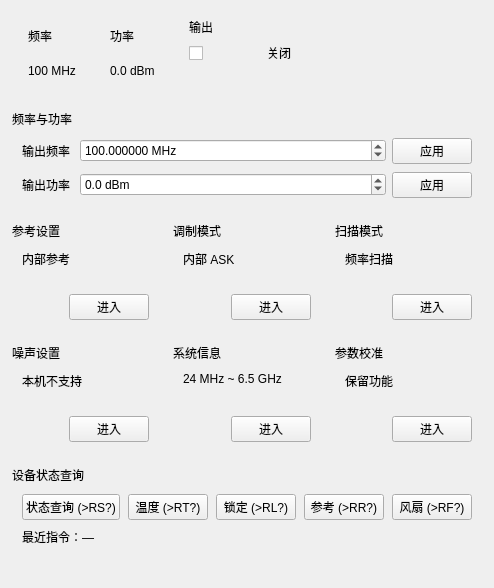
<?xml version='1.0' encoding='utf-8'?>
<ui version="4.0">
 <class>HomePage</class>
 <widget class="QWidget" name="HomePage">
  <property name="pageRoot" stdset="0">
   <bool>true</bool>
  </property>
  <layout class="QVBoxLayout" name="homePageLayout">
   <property name="spacing">
    <number>10</number>
   </property>
   <property name="leftMargin">
    <number>10</number>
   </property>
   <property name="topMargin">
    <number>10</number>
   </property>
   <property name="rightMargin">
    <number>10</number>
   </property>
   <property name="bottomMargin">
    <number>10</number>
   </property>
   <item>
    <widget class="QWidget" name="ParamStrip">
     <layout class="QHBoxLayout" name="paramStripLayout">
      <property name="spacing">
       <number>2</number>
      </property>
      <property name="leftMargin">
       <number>2</number>
      </property>
      <property name="topMargin">
       <number>2</number>
      </property>
      <property name="rightMargin">
       <number>2</number>
      </property>
      <property name="bottomMargin">
       <number>2</number>
      </property>
      <item>
       <widget class="QWidget" name="frequencyCell">
        <layout class="QVBoxLayout" name="frequencyCellLayout">
         <property name="spacing">
          <number>0</number>
         </property>
         <property name="leftMargin">
          <number>16</number>
         </property>
         <property name="topMargin">
          <number>6</number>
         </property>
         <property name="rightMargin">
          <number>16</number>
         </property>
         <property name="bottomMargin">
          <number>8</number>
         </property>
         <item>
          <widget class="QLabel" name="frequencyTitleLabel">
           <property name="paramTitle" stdset="0">
            <bool>true</bool>
           </property>
           <property name="text">
            <string>频率</string>
           </property>
          </widget>
         </item>
         <item>
          <widget class="QLabel" name="freqValueLabel">
           <property name="paramValue" stdset="0">
            <bool>true</bool>
           </property>
           <property name="text">
            <string>100 MHz</string>
           </property>
          </widget>
         </item>
        </layout>
       </widget>
      </item>
      <item>
       <widget class="QWidget" name="powerCell">
        <layout class="QVBoxLayout" name="powerCellLayout">
         <property name="spacing">
          <number>0</number>
         </property>
         <property name="leftMargin">
          <number>16</number>
         </property>
         <property name="topMargin">
          <number>6</number>
         </property>
         <property name="rightMargin">
          <number>16</number>
         </property>
         <property name="bottomMargin">
          <number>8</number>
         </property>
         <item>
          <widget class="QLabel" name="powerTitleLabel">
           <property name="paramTitle" stdset="0">
            <bool>true</bool>
           </property>
           <property name="text">
            <string>功率</string>
           </property>
          </widget>
         </item>
         <item>
          <widget class="QLabel" name="ampValueLabel">
           <property name="paramValue" stdset="0">
            <bool>true</bool>
           </property>
           <property name="text">
            <string>0.0 dBm</string>
           </property>
          </widget>
         </item>
        </layout>
       </widget>
      </item>
      <item>
       <widget class="QWidget" name="outputCell">
        <layout class="QVBoxLayout" name="outputCellLayout">
         <property name="spacing">
          <number>2</number>
         </property>
         <property name="leftMargin">
          <number>16</number>
         </property>
         <property name="topMargin">
          <number>6</number>
         </property>
         <property name="rightMargin">
          <number>16</number>
         </property>
         <property name="bottomMargin">
          <number>8</number>
         </property>
         <item>
          <widget class="QLabel" name="outputTitleLabel">
           <property name="paramTitle" stdset="0">
            <bool>true</bool>
           </property>
           <property name="text">
            <string>输出</string>
           </property>
          </widget>
         </item>
         <item>
          <layout class="QHBoxLayout" name="rfToggleRow">
           <property name="spacing">
            <number>10</number>
           </property>
           <item>
            <widget class="QCheckBox" name="rfToggle">
             <property name="minimumSize">
              <size>
               <width>68</width>
               <height>30</height>
              </size>
             </property>
             <property name="maximumSize">
              <size>
               <width>68</width>
               <height>30</height>
              </size>
             </property>
            </widget>
           </item>
           <item>
            <widget class="QLabel" name="rfStateLabel">
             <property name="paramUnit" stdset="0">
              <bool>true</bool>
             </property>
             <property name="text">
              <string>关闭</string>
             </property>
            </widget>
           </item>
           <item>
            <spacer name="rfToggleSpacer">
             <property name="orientation">
              <enum>Qt::Horizontal</enum>
             </property>
             <property name="sizeHint" stdset="0">
              <size>
               <width>20</width>
               <height>20</height>
              </size>
             </property>
            </spacer>
           </item>
          </layout>
         </item>
         <item>
          <spacer name="outputCellSpacer">
           <property name="orientation">
            <enum>Qt::Vertical</enum>
           </property>
           <property name="sizeHint" stdset="0">
            <size>
             <width>20</width>
             <height>20</height>
            </size>
           </property>
          </spacer>
         </item>
        </layout>
       </widget>
      </item>
     </layout>
    </widget>
   </item>
   <item>
    <widget class="QWidget" name="basicCard">
     <property name="card" stdset="0">
      <bool>true</bool>
     </property>
     <layout class="QVBoxLayout" name="basicCardOuterLayout">
      <property name="spacing">
       <number>0</number>
      </property>
      <property name="leftMargin">
       <number>2</number>
      </property>
      <property name="topMargin">
       <number>2</number>
      </property>
      <property name="rightMargin">
       <number>2</number>
      </property>
      <property name="bottomMargin">
       <number>2</number>
      </property>
      <item>
       <widget class="QLabel" name="basicCardHeader">
        <property name="cardHeader" stdset="0">
         <bool>true</bool>
        </property>
        <property name="text">
         <string>频率与功率</string>
        </property>
       </widget>
      </item>
      <item>
       <widget class="QWidget" name="basicCardBody">
        <property name="cardBody" stdset="0">
         <bool>true</bool>
        </property>
        <layout class="QFormLayout" name="basicFormLayout">
         <property name="horizontalSpacing">
          <number>10</number>
         </property>
         <property name="verticalSpacing">
          <number>8</number>
         </property>
         <property name="leftMargin">
          <number>10</number>
         </property>
         <property name="topMargin">
          <number>10</number>
         </property>
         <property name="rightMargin">
          <number>10</number>
         </property>
         <property name="bottomMargin">
          <number>10</number>
         </property>
         <item row="0" column="0">
          <widget class="QLabel" name="labelFrequency">
           <property name="text">
            <string>输出频率</string>
           </property>
          </widget>
         </item>
         <item row="0" column="1">
          <widget class="QWidget" name="frequencyRow">
           <layout class="QHBoxLayout" name="frequencyRowLayout">
            <property name="spacing">
             <number>6</number>
            </property>
            <property name="leftMargin">
             <number>0</number>
            </property>
            <property name="topMargin">
             <number>0</number>
            </property>
            <property name="rightMargin">
             <number>0</number>
            </property>
            <property name="bottomMargin">
             <number>0</number>
            </property>
            <item>
             <widget class="QDoubleSpinBox" name="frequencySpin">
              <property name="decimals">
               <number>6</number>
              </property>
              <property name="minimum">
               <double>24.000000000000000</double>
              </property>
              <property name="maximum">
               <double>6500.000000000000000</double>
              </property>
              <property name="singleStep">
               <double>0.001000000000000</double>
              </property>
              <property name="value">
               <double>100.000000000000000</double>
              </property>
              <property name="suffix">
               <string> MHz</string>
              </property>
             </widget>
            </item>
            <item>
             <widget class="QPushButton" name="frequencyApplyButton">
              <property name="sizePolicy">
               <sizepolicy hsizetype="Fixed" vsizetype="Fixed">
                <horstretch>0</horstretch>
                <verstretch>0</verstretch>
               </sizepolicy>
              </property>
              <property name="minimumSize">
               <size>
                <width>64</width>
                <height>0</height>
               </size>
              </property>
              <property name="text">
               <string>应用</string>
              </property>
             </widget>
            </item>
           </layout>
          </widget>
         </item>
         <item row="1" column="0">
          <widget class="QLabel" name="labelAmplitude">
           <property name="text">
            <string>输出功率</string>
           </property>
          </widget>
         </item>
         <item row="1" column="1">
          <widget class="QWidget" name="amplitudeRow">
           <layout class="QHBoxLayout" name="amplitudeRowLayout">
            <property name="spacing">
             <number>6</number>
            </property>
            <property name="leftMargin">
             <number>0</number>
            </property>
            <property name="topMargin">
             <number>0</number>
            </property>
            <property name="rightMargin">
             <number>0</number>
            </property>
            <property name="bottomMargin">
             <number>0</number>
            </property>
            <item>
             <widget class="QDoubleSpinBox" name="amplitudeSpin">
              <property name="decimals">
               <number>1</number>
              </property>
              <property name="minimum">
               <double>-95.000000000000000</double>
              </property>
              <property name="maximum">
               <double>15.000000000000000</double>
              </property>
              <property name="singleStep">
               <double>0.500000000000000</double>
              </property>
              <property name="value">
               <double>0.000000000000000</double>
              </property>
              <property name="suffix">
               <string> dBm</string>
              </property>
             </widget>
            </item>
            <item>
             <widget class="QPushButton" name="amplitudeApplyButton">
              <property name="sizePolicy">
               <sizepolicy hsizetype="Fixed" vsizetype="Fixed">
                <horstretch>0</horstretch>
                <verstretch>0</verstretch>
               </sizepolicy>
              </property>
              <property name="minimumSize">
               <size>
                <width>64</width>
                <height>0</height>
               </size>
              </property>
              <property name="text">
               <string>应用</string>
              </property>
             </widget>
            </item>
           </layout>
          </widget>
         </item>
        </layout>
       </widget>
      </item>
     </layout>
    </widget>
   </item>
   <item>
    <layout class="QGridLayout" name="navGrid">
     <property name="horizontalSpacing">
      <number>10</number>
     </property>
     <property name="verticalSpacing">
      <number>10</number>
     </property>
     <item row="0" column="0">
      <widget class="QWidget" name="navReferenceCard">
       <property name="card" stdset="0">
        <bool>true</bool>
       </property>
       <layout class="QVBoxLayout" name="navReferenceOuterLayout">
        <property name="spacing">
         <number>0</number>
        </property>
        <property name="leftMargin">
         <number>2</number>
        </property>
        <property name="topMargin">
         <number>2</number>
        </property>
        <property name="rightMargin">
         <number>2</number>
        </property>
        <property name="bottomMargin">
         <number>2</number>
        </property>
        <item>
         <widget class="QLabel" name="navReferenceHeader">
          <property name="cardHeader" stdset="0">
           <bool>true</bool>
          </property>
          <property name="text">
           <string>参考设置</string>
          </property>
         </widget>
        </item>
        <item>
         <widget class="QWidget" name="navReferenceBody">
          <property name="cardBody" stdset="0">
           <bool>true</bool>
          </property>
          <layout class="QVBoxLayout" name="navReferenceBodyLayout">
           <property name="leftMargin">
            <number>10</number>
           </property>
           <property name="topMargin">
            <number>10</number>
           </property>
           <property name="rightMargin">
            <number>10</number>
           </property>
           <property name="bottomMargin">
            <number>10</number>
           </property>
           <item>
            <widget class="QLabel" name="referenceSummaryLabel">
             <property name="wordWrap">
              <bool>true</bool>
             </property>
             <property name="text">
              <string>内部参考</string>
             </property>
            </widget>
           </item>
           <item>
            <spacer name="navReferenceSpacer">
             <property name="orientation">
              <enum>Qt::Vertical</enum>
             </property>
             <property name="sizeHint" stdset="0">
              <size>
               <width>20</width>
               <height>20</height>
              </size>
             </property>
            </spacer>
           </item>
           <item alignment="Qt::AlignRight">
            <widget class="QPushButton" name="enterReferenceButton">
             <property name="text">
              <string>进入</string>
             </property>
            </widget>
           </item>
          </layout>
         </widget>
        </item>
       </layout>
      </widget>
     </item>
     <item row="0" column="1">
      <widget class="QWidget" name="navModulationCard">
       <property name="card" stdset="0">
        <bool>true</bool>
       </property>
       <layout class="QVBoxLayout" name="navModulationOuterLayout">
        <property name="spacing">
         <number>0</number>
        </property>
        <property name="leftMargin">
         <number>2</number>
        </property>
        <property name="topMargin">
         <number>2</number>
        </property>
        <property name="rightMargin">
         <number>2</number>
        </property>
        <property name="bottomMargin">
         <number>2</number>
        </property>
        <item>
         <widget class="QLabel" name="navModulationHeader">
          <property name="cardHeader" stdset="0">
           <bool>true</bool>
          </property>
          <property name="text">
           <string>调制模式</string>
          </property>
         </widget>
        </item>
        <item>
         <widget class="QWidget" name="navModulationBody">
          <property name="cardBody" stdset="0">
           <bool>true</bool>
          </property>
          <layout class="QVBoxLayout" name="navModulationBodyLayout">
           <property name="leftMargin">
            <number>10</number>
           </property>
           <property name="topMargin">
            <number>10</number>
           </property>
           <property name="rightMargin">
            <number>10</number>
           </property>
           <property name="bottomMargin">
            <number>10</number>
           </property>
           <item>
            <widget class="QLabel" name="modulationSummaryLabel">
             <property name="wordWrap">
              <bool>true</bool>
             </property>
             <property name="text">
              <string>内部 ASK</string>
             </property>
            </widget>
           </item>
           <item>
            <spacer name="navModulationSpacer">
             <property name="orientation">
              <enum>Qt::Vertical</enum>
             </property>
             <property name="sizeHint" stdset="0">
              <size>
               <width>20</width>
               <height>20</height>
              </size>
             </property>
            </spacer>
           </item>
           <item alignment="Qt::AlignRight">
            <widget class="QPushButton" name="enterModulationButton">
             <property name="text">
              <string>进入</string>
             </property>
            </widget>
           </item>
          </layout>
         </widget>
        </item>
       </layout>
      </widget>
     </item>
     <item row="0" column="2">
      <widget class="QWidget" name="navSweepCard">
       <property name="card" stdset="0">
        <bool>true</bool>
       </property>
       <layout class="QVBoxLayout" name="navSweepOuterLayout">
        <property name="spacing">
         <number>0</number>
        </property>
        <property name="leftMargin">
         <number>2</number>
        </property>
        <property name="topMargin">
         <number>2</number>
        </property>
        <property name="rightMargin">
         <number>2</number>
        </property>
        <property name="bottomMargin">
         <number>2</number>
        </property>
        <item>
         <widget class="QLabel" name="navSweepHeader">
          <property name="cardHeader" stdset="0">
           <bool>true</bool>
          </property>
          <property name="text">
           <string>扫描模式</string>
          </property>
         </widget>
        </item>
        <item>
         <widget class="QWidget" name="navSweepBody">
          <property name="cardBody" stdset="0">
           <bool>true</bool>
          </property>
          <layout class="QVBoxLayout" name="navSweepBodyLayout">
           <property name="leftMargin">
            <number>10</number>
           </property>
           <property name="topMargin">
            <number>10</number>
           </property>
           <property name="rightMargin">
            <number>10</number>
           </property>
           <property name="bottomMargin">
            <number>10</number>
           </property>
           <item>
            <widget class="QLabel" name="sweepSummaryLabel">
             <property name="wordWrap">
              <bool>true</bool>
             </property>
             <property name="text">
              <string>频率扫描</string>
             </property>
            </widget>
           </item>
           <item>
            <spacer name="navSweepSpacer">
             <property name="orientation">
              <enum>Qt::Vertical</enum>
             </property>
             <property name="sizeHint" stdset="0">
              <size>
               <width>20</width>
               <height>20</height>
              </size>
             </property>
            </spacer>
           </item>
           <item alignment="Qt::AlignRight">
            <widget class="QPushButton" name="enterSweepButton">
             <property name="text">
              <string>进入</string>
             </property>
            </widget>
           </item>
          </layout>
         </widget>
        </item>
       </layout>
      </widget>
     </item>
     <item row="1" column="0">
      <widget class="QWidget" name="navNoiseCard">
       <property name="card" stdset="0">
        <bool>true</bool>
       </property>
       <layout class="QVBoxLayout" name="navNoiseOuterLayout">
        <property name="spacing">
         <number>0</number>
        </property>
        <property name="leftMargin">
         <number>2</number>
        </property>
        <property name="topMargin">
         <number>2</number>
        </property>
        <property name="rightMargin">
         <number>2</number>
        </property>
        <property name="bottomMargin">
         <number>2</number>
        </property>
        <item>
         <widget class="QLabel" name="navNoiseHeader">
          <property name="cardHeader" stdset="0">
           <bool>true</bool>
          </property>
          <property name="text">
           <string>噪声设置</string>
          </property>
         </widget>
        </item>
        <item>
         <widget class="QWidget" name="navNoiseBody">
          <property name="cardBody" stdset="0">
           <bool>true</bool>
          </property>
          <layout class="QVBoxLayout" name="navNoiseBodyLayout">
           <property name="leftMargin">
            <number>10</number>
           </property>
           <property name="topMargin">
            <number>10</number>
           </property>
           <property name="rightMargin">
            <number>10</number>
           </property>
           <property name="bottomMargin">
            <number>10</number>
           </property>
           <item>
            <widget class="QLabel" name="noiseSummaryLabel">
             <property name="wordWrap">
              <bool>true</bool>
             </property>
             <property name="text">
              <string>本机不支持</string>
             </property>
            </widget>
           </item>
           <item>
            <spacer name="navNoiseSpacer">
             <property name="orientation">
              <enum>Qt::Vertical</enum>
             </property>
             <property name="sizeHint" stdset="0">
              <size>
               <width>20</width>
               <height>20</height>
              </size>
             </property>
            </spacer>
           </item>
           <item alignment="Qt::AlignRight">
            <widget class="QPushButton" name="enterNoiseButton">
             <property name="text">
              <string>进入</string>
             </property>
            </widget>
           </item>
          </layout>
         </widget>
        </item>
       </layout>
      </widget>
     </item>
     <item row="1" column="1">
      <widget class="QWidget" name="navSystemInfoCard">
       <property name="card" stdset="0">
        <bool>true</bool>
       </property>
       <layout class="QVBoxLayout" name="navSystemInfoOuterLayout">
        <property name="spacing">
         <number>0</number>
        </property>
        <property name="leftMargin">
         <number>2</number>
        </property>
        <property name="topMargin">
         <number>2</number>
        </property>
        <property name="rightMargin">
         <number>2</number>
        </property>
        <property name="bottomMargin">
         <number>2</number>
        </property>
        <item>
         <widget class="QLabel" name="navSystemInfoHeader">
          <property name="cardHeader" stdset="0">
           <bool>true</bool>
          </property>
          <property name="text">
           <string>系统信息</string>
          </property>
         </widget>
        </item>
        <item>
         <widget class="QWidget" name="navSystemInfoBody">
          <property name="cardBody" stdset="0">
           <bool>true</bool>
          </property>
          <layout class="QVBoxLayout" name="navSystemInfoBodyLayout">
           <property name="leftMargin">
            <number>10</number>
           </property>
           <property name="topMargin">
            <number>10</number>
           </property>
           <property name="rightMargin">
            <number>10</number>
           </property>
           <property name="bottomMargin">
            <number>10</number>
           </property>
           <item>
            <widget class="QLabel" name="systemInfoSummaryLabel">
             <property name="wordWrap">
              <bool>true</bool>
             </property>
             <property name="text">
              <string>24 MHz ~ 6.5 GHz</string>
             </property>
            </widget>
           </item>
           <item>
            <spacer name="navSystemInfoSpacer">
             <property name="orientation">
              <enum>Qt::Vertical</enum>
             </property>
             <property name="sizeHint" stdset="0">
              <size>
               <width>20</width>
               <height>20</height>
              </size>
             </property>
            </spacer>
           </item>
           <item alignment="Qt::AlignRight">
            <widget class="QPushButton" name="enterSystemInfoButton">
             <property name="text">
              <string>进入</string>
             </property>
            </widget>
           </item>
          </layout>
         </widget>
        </item>
       </layout>
      </widget>
     </item>
     <item row="1" column="2">
      <widget class="QWidget" name="navCalibrationCard">
       <property name="card" stdset="0">
        <bool>true</bool>
       </property>
       <layout class="QVBoxLayout" name="navCalibrationOuterLayout">
        <property name="spacing">
         <number>0</number>
        </property>
        <property name="leftMargin">
         <number>2</number>
        </property>
        <property name="topMargin">
         <number>2</number>
        </property>
        <property name="rightMargin">
         <number>2</number>
        </property>
        <property name="bottomMargin">
         <number>2</number>
        </property>
        <item>
         <widget class="QLabel" name="navCalibrationHeader">
          <property name="cardHeader" stdset="0">
           <bool>true</bool>
          </property>
          <property name="text">
           <string>参数校准</string>
          </property>
         </widget>
        </item>
        <item>
         <widget class="QWidget" name="navCalibrationBody">
          <property name="cardBody" stdset="0">
           <bool>true</bool>
          </property>
          <layout class="QVBoxLayout" name="navCalibrationBodyLayout">
           <property name="leftMargin">
            <number>10</number>
           </property>
           <property name="topMargin">
            <number>10</number>
           </property>
           <property name="rightMargin">
            <number>10</number>
           </property>
           <property name="bottomMargin">
            <number>10</number>
           </property>
           <item>
            <widget class="QLabel" name="calibrationSummaryLabel">
             <property name="wordWrap">
              <bool>true</bool>
             </property>
             <property name="text">
              <string>保留功能</string>
             </property>
            </widget>
           </item>
           <item>
            <spacer name="navCalibrationSpacer">
             <property name="orientation">
              <enum>Qt::Vertical</enum>
             </property>
             <property name="sizeHint" stdset="0">
              <size>
               <width>20</width>
               <height>20</height>
              </size>
             </property>
            </spacer>
           </item>
           <item alignment="Qt::AlignRight">
            <widget class="QPushButton" name="enterCalibrationButton">
             <property name="text">
              <string>进入</string>
             </property>
            </widget>
           </item>
          </layout>
         </widget>
        </item>
       </layout>
      </widget>
     </item>
    </layout>
   </item>
   <item>
    <widget class="QWidget" name="statusCard">
     <property name="card" stdset="0">
      <bool>true</bool>
     </property>
     <layout class="QVBoxLayout" name="statusCardOuterLayout">
      <property name="spacing">
       <number>0</number>
      </property>
      <property name="leftMargin">
       <number>2</number>
      </property>
      <property name="topMargin">
       <number>2</number>
      </property>
      <property name="rightMargin">
       <number>2</number>
      </property>
      <property name="bottomMargin">
       <number>2</number>
      </property>
      <item>
       <widget class="QLabel" name="statusCardHeader">
        <property name="cardHeader" stdset="0">
         <bool>true</bool>
        </property>
        <property name="text">
         <string>设备状态查询</string>
        </property>
       </widget>
      </item>
      <item>
       <widget class="QWidget" name="statusCardBody">
        <property name="cardBody" stdset="0">
         <bool>true</bool>
        </property>
        <layout class="QGridLayout" name="statusGridLayout">
         <property name="horizontalSpacing">
          <number>8</number>
         </property>
         <property name="verticalSpacing">
          <number>8</number>
         </property>
         <property name="leftMargin">
          <number>10</number>
         </property>
         <property name="topMargin">
          <number>10</number>
         </property>
         <property name="rightMargin">
          <number>10</number>
         </property>
         <property name="bottomMargin">
          <number>10</number>
         </property>
         <item row="0" column="0">
          <widget class="QPushButton" name="stateButton">
           <property name="text">
            <string>状态查询 (&gt;RS?)</string>
           </property>
          </widget>
         </item>
         <item row="0" column="1">
          <widget class="QPushButton" name="temperatureButton">
           <property name="text">
            <string>温度 (&gt;RT?)</string>
           </property>
          </widget>
         </item>
         <item row="0" column="2">
          <widget class="QPushButton" name="lockButton">
           <property name="text">
            <string>锁定 (&gt;RL?)</string>
           </property>
          </widget>
         </item>
         <item row="0" column="3">
          <widget class="QPushButton" name="referenceButton">
           <property name="text">
            <string>参考 (&gt;RR?)</string>
           </property>
          </widget>
         </item>
         <item row="0" column="4">
          <widget class="QPushButton" name="fanButton">
           <property name="text">
            <string>风扇 (&gt;RF?)</string>
           </property>
          </widget>
         </item>
         <item row="1" column="0" colspan="5">
          <widget class="QLabel" name="lastCommandLabel">
           <property name="text">
            <string>最近指令：—</string>
           </property>
           <property name="wordWrap">
            <bool>true</bool>
           </property>
          </widget>
         </item>
        </layout>
       </widget>
      </item>
     </layout>
    </widget>
   </item>
   <item>
    <spacer name="homePageSpacer">
     <property name="orientation">
      <enum>Qt::Vertical</enum>
     </property>
     <property name="sizeHint" stdset="0">
      <size>
       <width>20</width>
       <height>20</height>
      </size>
     </property>
    </spacer>
   </item>
  </layout>
 </widget>
 <resources />
 <connections />
</ui>
